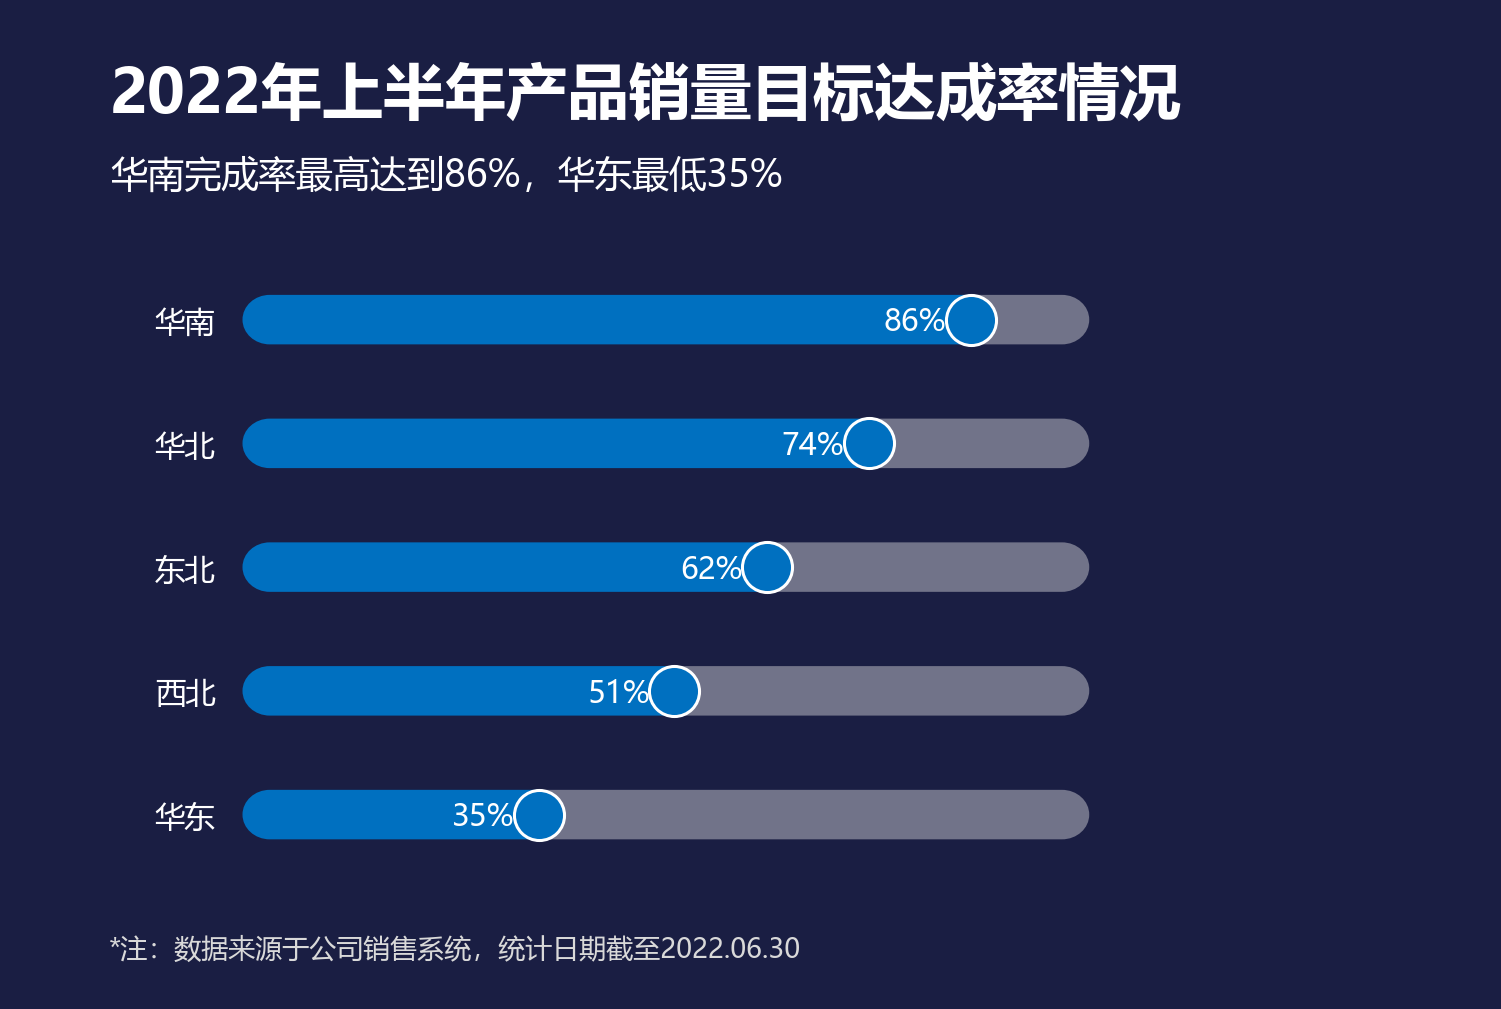

The script that saved this image:
# -*- coding: utf-8 -*-
"""29 滑珠图 (依据 chart16.xml + drawing28.xml + _chart29_obj1.png 实测复刻)

barChart(barDir=bar, stacked, gapWidth=150): 完成率蓝#0070C0 + 未完成灰(#F3F3F3 40% over BG -> #717389)
  + scatter 滑珠(circle size15, 蓝填充 白描边1pt), x=完成率, y=类别中点; 值轴 0-1.2 隐藏
数据按类别自下而上: 华东0.35 西北0.51 东北0.62 华北0.74 华南0.86
文字(userShapes): 标题 18pt 加粗 / 副标题 11 / 注释 11, 白 #FFFFFF; 背景 #1A1E43
"""
import matplotlib
matplotlib.use('Agg')
import matplotlib.pyplot as plt
import numpy as np
from matplotlib.path import Path
from matplotlib.patches import PathPatch

plt.rcParams['font.sans-serif'] = ['Microsoft YaHei', 'SimHei', 'Arial Unicode MS']
plt.rcParams['axes.unicode_minus'] = False

BG = '#1A1E43'; BLUE = '#0070C0'; GRAY = '#717389'; TXT = '#FFFFFF'
W, H = 444.9, 299.1

regions = ['华东', '西北', '东北', '华北', '华南']
pct = [0.35, 0.51, 0.62, 0.74, 0.86]
y = np.arange(5)

fig = plt.figure(figsize=(W / 72, H / 72), facecolor=BG)
ax = fig.add_axes([0.1615, 0.1313, 0.6767, 0.6129], facecolor='none')

K = 0.5522847498

def bar_path(x0, x1, yc, h, rx, ry, left, right):
    """胶囊端帽路径: 左右端各自可选半圆(半径 rx/ry), 中间为直边."""
    y0, y1 = yc - h/2, yc + h/2
    xl = x0 + rx if left else x0
    xr = x1 - rx if right else x1
    v = [(xl, y1)]; c = [Path.MOVETO]
    v += [(xr, y1)]; c += [Path.LINETO]
    if right:
        v += [(xr + K*rx, y1), (x1, yc + K*ry), (x1, yc)]; c += [Path.CURVE4]*3
        v += [(x1, yc - K*ry), (xr + K*rx, y0), (xr, y0)]; c += [Path.CURVE4]*3
    else:
        v += [(x1, y0)]; c += [Path.LINETO]
    v += [(xl, y0)]; c += [Path.LINETO]
    if left:
        v += [(xl - K*rx, y0), (x0, yc - K*ry), (x0, yc)]; c += [Path.CURVE4]*3
        v += [(x0, yc + K*ry), (xl - K*rx, y1), (xl, y1)]; c += [Path.CURVE4]*3
    else:
        v += [(x0, y0)]; c += [Path.LINETO]
        v += [(x0, y1)]; c += [Path.LINETO]
    v += [(xl, y1)]; c += [Path.CLOSEPOLY]
    return Path(v, c)

BH, RY, RX = 0.4, 0.2, 0.0322   # 条高(类别) / 端帽半径(y) / 端帽半径(x, 与 y 等像素)
for yy, p in zip(y, pct):
    ax.add_patch(PathPatch(bar_path(p, 1.0, yy, BH, RX, RY, False, True),
                           facecolor=GRAY, linewidth=0, zorder=1))
    ax.add_patch(PathPatch(bar_path(0.0, p, yy, BH, RX, RY, True, False),
                           facecolor=BLUE, linewidth=0, zorder=2))
ax.scatter(pct, y, s=220, c=BLUE, edgecolors='#FFFFFF', linewidths=0.9, zorder=4)

for p, yy in zip(pct, y):
    ax.text(p - 0.029, yy - 0.027, f'{int(round(p*100))}%', ha='right', va='center',
            color=TXT, fontsize=9, zorder=5)

ax.set_xlim(0, 1.2); ax.set_ylim(-0.5, 4.5)
ax.set_xticks([])
ax.set_yticks(y); ax.set_yticklabels(regions, fontsize=9, color=TXT)
ax.tick_params(axis='y', length=0, pad=8)
for s in ax.spines.values(): s.set_visible(False)

fig.text(0.0733, 1 - 0.0625, '2022年上半年产品销量目标达成率情况',
         ha='left', va='top', color=TXT, fontsize=18.2, fontweight='bold')
fig.text(0.0735, 1 - 0.1554, '华南完成率最高达到86%，华东最低35%',
         ha='left', va='top', color=TXT, fontsize=11)
fig.text(0.0723, 1 - 0.9415, '*注：数据来源于公司销售系统，统计日期截至2022.06.30',
         ha='left', va='center', color='#D9D9D9', fontsize=8)

plt.savefig('29 滑珠图.png', dpi=243, facecolor=BG)
print('已生成 29 滑珠图.png')
